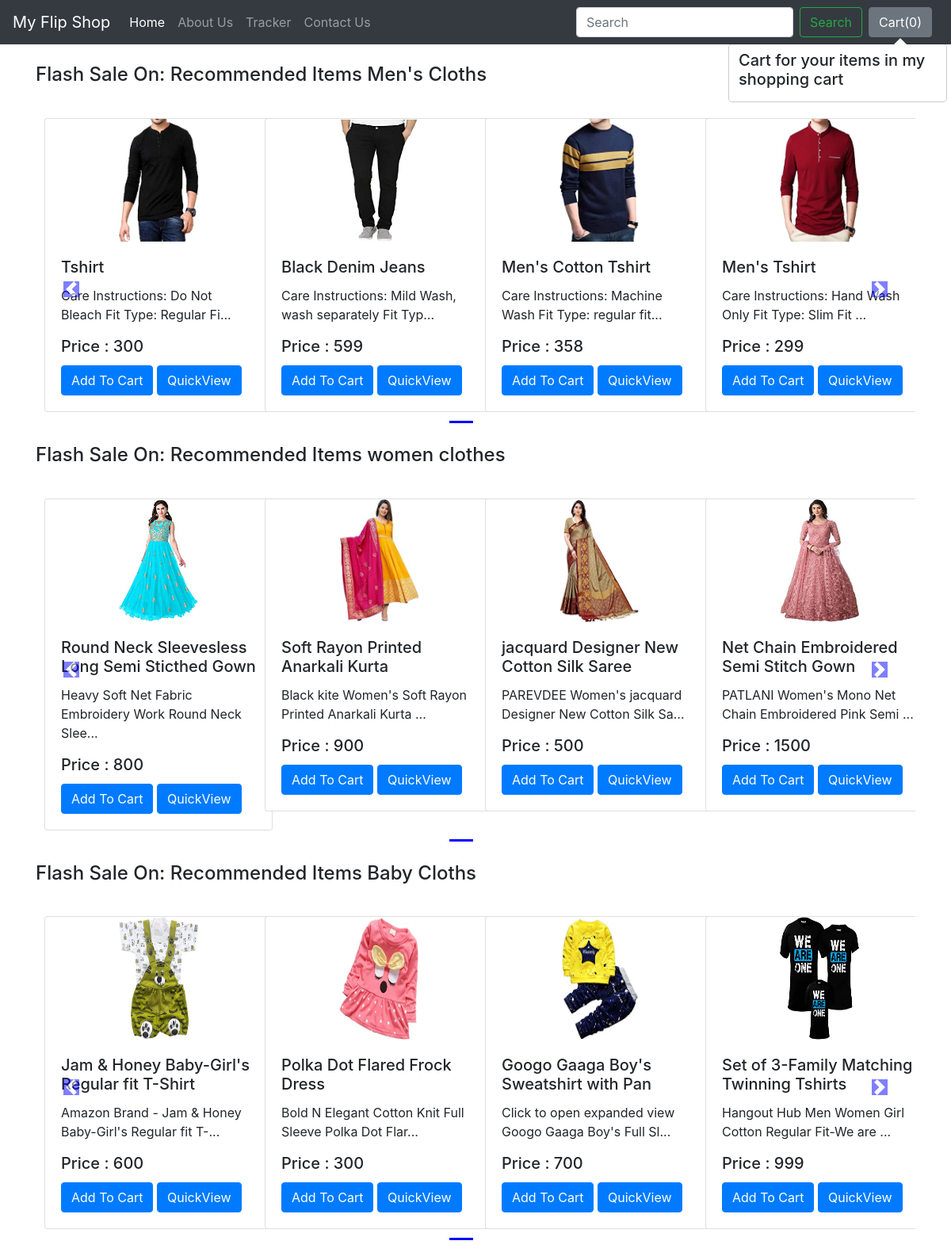
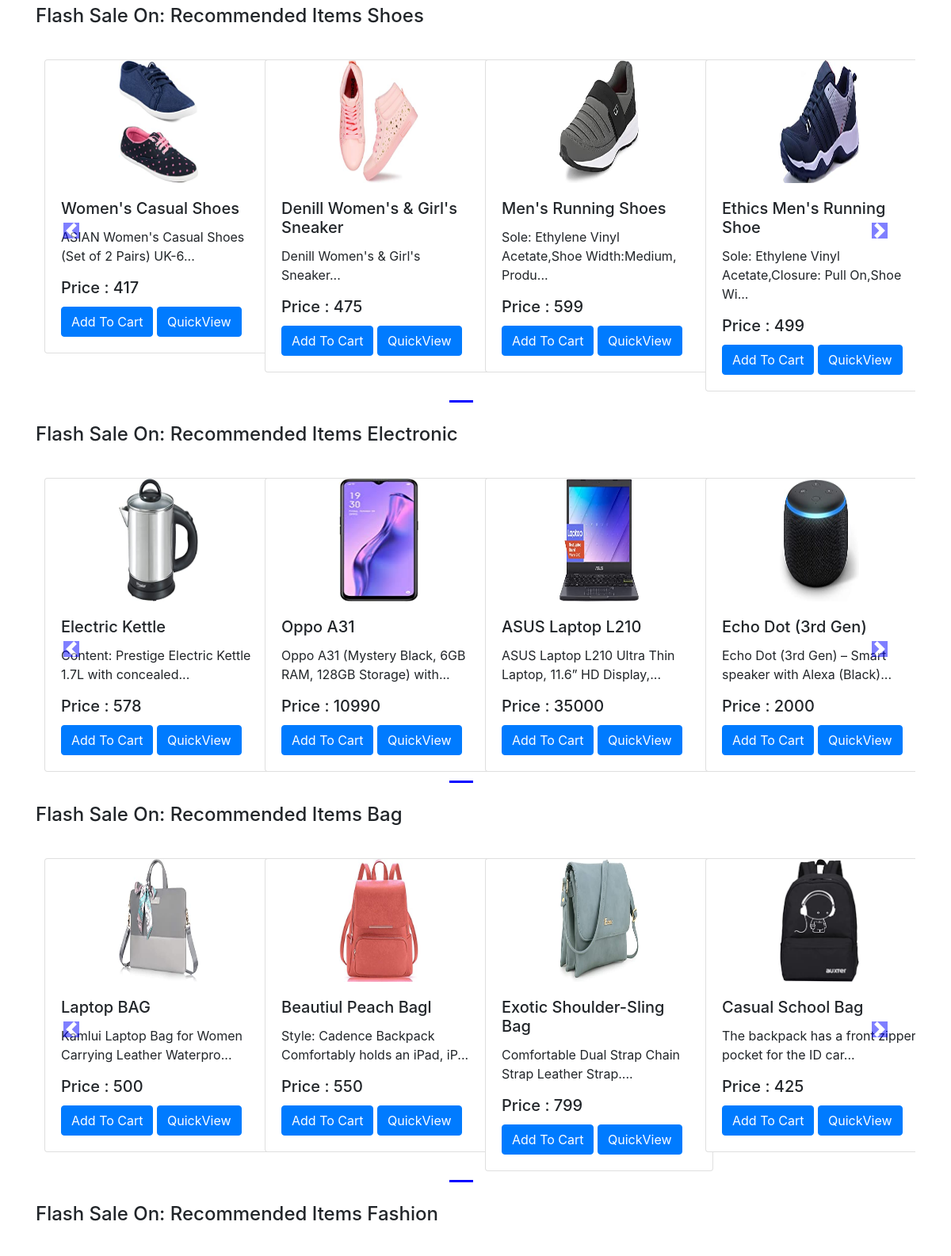
/shop/shop/ (upper part), run on the app's committed database (2 pictures, top to bottom).
### shop/models.py (models this page shows, shortened)
class Product(models.Model):
    product_id=models.AutoField
    product_name=models.CharField(max_length=50)
    category= models.CharField(max_length=50, default="")
    sub_category= models.CharField(max_length=50, default="")
    price=models.IntegerField(default=0)
    desc=models.CharField(max_length=300)
    pub_date=models.DateField()
    image= models.ImageField(upload_to="shop/images",default="")

### shop/views.py (the view)
# urls.py: path("shop/", views.index, name="ShopHome"),
def index(request):
    products = Product.objects.all()
    allProds = []
    catprods = Product.objects.values('category', 'id')
    cats = {item["category"] for item in catprods}
    for cat in cats:
        prod = Product.objects.filter(category=cat)
        n = len(prod)
        nSlides = n // 4 + ceil((n / 4) - (n // 4))
        allProds.append([prod, range(1, nSlides), nSlides])
    params = {'allProds': allProds}
    return render(request, "shop/index.html", params)

### shop/templates/shop/index.html (shortened to what this page needs)
{% extends 'shop/basic.html' %}
{% block body %}
{% load static %}
<div class="container" xmlns:data="http://www.w3.org/1999/xhtml">
    {% for product, range, nSlides in allProds %}
    <h4 class="my-4">Flash Sale On: Recommended Items {{product.0.category}}</h4>
    <div class="row">
        <div id="demo{{forloop.counter}}" class=" col carousel slide my-3" data-ride="carousel">
        <ul class="carousel-indicators">
            <li data-target="#demo{{forloop.counter}}" data-slide-to="0" class="active"></li>
    {% for i in range %}
       <li data-target="#demo{{forloop.parentloop.counter}}" data-slide-to="{{i}}" ></li>
    {% endfor %}
</ul>
      <div class="carousel-inner">
        <div class="carousel-item active">
            {% for i in product %}
            <div class="col-xs-3 col-sm-3 col-md-3">
              <div class="card align-items-center" style="width: 18rem;">
                <img src='/media/{{i.image}}' class="card-img-top" alt="...">
                <div class="card-body">
                  <h5 class="card-title" id="namepr{{i.id}}">{{i.product_name}}</h5>
                  <p class="card-text">{{i.desc|slice:"0:53"}}...</p>
                    <h5 class="card-title" >Price : <span id="pricepr{{i.id}}">{{i.price}}</span></h5>
                    <span id="divpr{{i.id}}" class="divpr">
                    <button id="pr{{i.id}}" class="btn btn-primary cart">Add To Cart</button>
                    </span>
                    <a href="/shop/products/{{i.id}}"><button id="qv{{i.id}}" class="btn btn-primary cart">QuickView</button>
                    </a>
                </div>
              </div>
            </div>
            {% if forloop.counter|divisibleby:4 and forloop.counter > 0 and not forloop.last %}
             </div><div class="carousel-item">
            {% endif%}
            {% endfor %}
      </div>
      </div>
        </div>
<a class="carousel-control-prev " href="#demo{{forloop.counter}}" role="button" data-slide="prev">
   <span class="carousel-control-prev-icon" aria-hidden="true" ></span>
  </a>
  <a class="carousel-control-next" href="#demo{{forloop.counter}}" role="button" data-slide="next">
    <span class="carousel-control-next-icon" aria-hidden="true"></span>
  </a>
    </div>
    {% endfor %}
    </div>
 {% endblock %}

### shop/templates/shop/basic.html (shortened to what this page needs)
<!doctype html>
<html lang="en">
<head>
    <link rel="stylesheet" href="https://stackpath.bootstrapcdn.com/bootstrap/4.2.1/css/bootstrap.min.css"
>
</head>
<body>
    <nav class="navbar navbar-expand-lg navbar-dark bg-dark">
        <a class="navbar-brand" href="/shop">My Flip Shop</a>
        <div class="collapse navbar-collapse" id="navbarSupportedContent">
            <ul class="navbar-nav mr-auto">
                <li class="nav-item active">
                    <a class="nav-link">Home <span class="sr-only">(current)</span></a>
                </li>
                <li class="nav-item">
                    <a class="nav-link" href="/shop/about">About Us</a>
                </li>
                <li class="nav-item">
                    <a class="nav-link" href="/shop/tracker">Tracker</a>
                </li>
                <li class="nav-item">
                    <a class="nav-link" href="/shop/contact">Contact Us</a>
                </li>
            </ul>
            <form method='get' action='/shop/search/'class="form-inline my-2 my-lg-0">
                <input class="form-control mr-sm-2" type="search" placeholder="Search" aria-label="Search"name="search"id="search">
                <button class="btn btn-outline-success my-2 my-sm-0" type="submit">Search</button>
            </form>
            <button type="button" class="btn btn-secondary mx-2" id="popcart" data-container="body" data-toggle="popover" data-placement="bottom" data-html="true" data-content="Vivamus
sagittis lacus vel augue laoreet rutrum faucibus.">
             Cart(<span id="cart">0</span>)
            </button>
        </div>
    </nav>
      {% block body %} {% endblock %}
</body>
</html>

### data on the page
Product: category "Men's Cloths", image (picture), product_name "Tshirt", desc "Care Instructions: Do Not Bleach Fit Type: Regular Fi", price "300"
Product: image (picture), product_name "Black Denim Jeans", desc "Care Instructions: Mild Wash, wash separately Fit Typ", price "599"
Product: image (picture), product_name "Men's Cotton Tshirt", desc "Care Instructions: Machine Wash Fit Type: regular fit", price "358"
Product: image (picture), product_name "Men's Tshirt", desc "Care Instructions: Hand Wash Only Fit Type: Slim Fit", price "299"
Product: category "women clothes", image (picture), product_name "Round Neck Sleevesless Long Semi Sticthed Gown", desc "Heavy Soft Net Fabric Embroidery Work Round Neck Slee", price "800"
Product: image (picture), product_name "Soft Rayon Printed Anarkali Kurta", desc "Black kite Women's Soft Rayon Printed Anarkali Kurta", price "900"
Product: image (picture), product_name "jacquard Designer New Cotton Silk Saree", desc "PAREVDEE Women's jacquard Designer New Cotton Silk Sa", price "500"
Product: image (picture), product_name "Net Chain Embroidered Semi Stitch Gown", desc "PATLANI Women's Mono Net Chain Embroidered Pink Semi", price "1500"
Product: category "Baby Cloths", image (picture), product_name "Jam & Honey Baby-Girl's Regular fit T-Shirt", desc "Amazon Brand - Jam & Honey Baby-Girl's Regular fit T-", price "600"
Product: image (picture), product_name "Polka Dot Flared Frock Dress", desc "Bold N Elegant Cotton Knit Full Sleeve Polka Dot Flar", price "300"
Product: image (picture), product_name "Googo Gaaga Boy's Sweatshirt with Pan", desc "Click to open expanded view Googo Gaaga Boy's Full Sl", price "700"
Product: image (picture), product_name "Set of 3-Family Matching Twinning Tshirts", desc "Hangout Hub Men Women Girl Cotton Regular Fit-We are", price "999"
Product: category "Shoes", image (picture), product_name "Women's Casual Shoes", desc "ASIAN Women's Casual Shoes (Set of 2 Pairs) UK-6", price "417"
Product: image (picture), product_name "Denill Women's & Girl's Sneaker", desc "Denill Women's & Girl's Sneaker", price "475"
Product: image (picture), product_name "Men's Running Shoes", desc "Sole: Ethylene Vinyl Acetate,Shoe Width:Medium, Produ", price "599"
Product: image (picture), product_name "Ethics Men's Running Shoe", desc "Sole: Ethylene Vinyl Acetate,Closure: Pull On,Shoe Wi", price "499"
Product: category "Electronic", image (picture), product_name "Electric Kettle", desc "Content: Prestige Electric Kettle 1.7L with concealed", price "578"
Product: image (picture), product_name "Oppo A31", desc "Oppo A31 (Mystery Black, 6GB RAM, 128GB Storage) with", price "10990"
Product: image (picture), product_name "ASUS Laptop L210", desc "ASUS Laptop L210 Ultra Thin Laptop, 11.6” HD Display,", price "35000"
Product: image (picture), product_name "Echo Dot (3rd Gen)", desc "Echo Dot (3rd Gen) – Smart speaker with Alexa (Black)", price "2000"
Product: category "Bag", image (picture), product_name "Laptop BAG", desc "Kamlui Laptop Bag for Women Carrying Leather Waterpro", price "500"
Product: image (picture), product_name "Beautiul Peach Bagl", desc "Style: Cadence Backpack Comfortably holds an iPad, iP", price "550"
Product: image (picture), product_name "Exotic Shoulder-Sling Bag", desc "Comfortable Dual Strap Chain Strap Leather Strap.", price "799"
Product: image (picture), product_name "Casual School Bag", desc "The backpack has a front zipper pocket for the ID car", price "425"
Product: category "Fashion"
